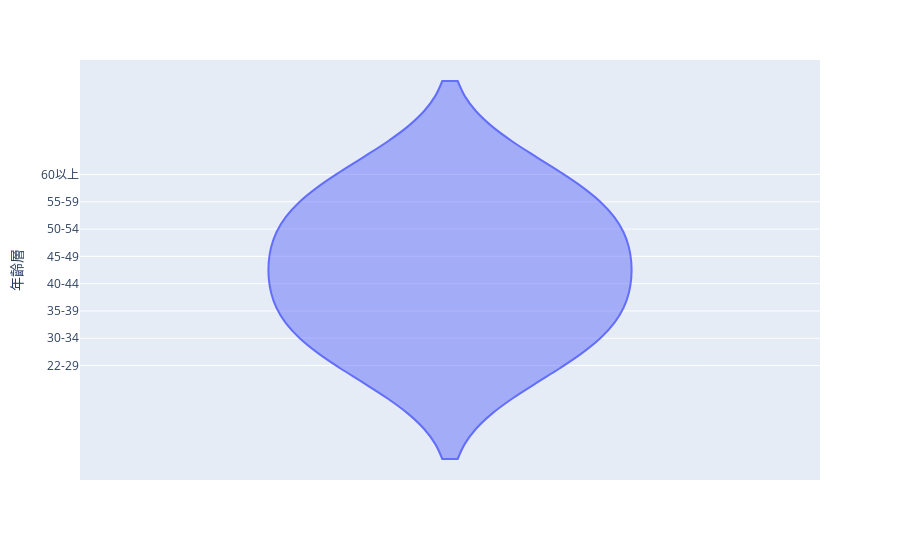

Source (notebook cell):
### Code cell
import plotly.express as px

fig = px.violin(data2, y="年齡層")
fig.show()

### Figure 1 — Plotly figure (JSON) as saved in the notebook; plotly's stock layout.template omitted (floating-point values rounded to 4 significant figures)
{"data": [{"alignmentgroup": "True", "box": {"visible": false}, "hovertemplate": "年齡層=%{y}<extra></extra>", "legendgroup": "", "marker": {"color": "#636efa"}, "name": "", "offsetgroup": "", "orientation": "v", "scalegroup": "True", "showlegend": false, "type": "violin", "x0": " ", "xaxis": "x", "y": ["22-29", "30-34", "35-39", "40-44", "45-49", "50-54", "55-59", "60以上"], "y0": " ", "yaxis": "y"}], "layout": {"legend": {"tracegroupgap": 0}, "margin": {"t": 60}, "violinmode": "group", "xaxis": {"anchor": "y", "domain": [0, 1]}, "yaxis": {"anchor": "x", "domain": [0, 1], "title": {"text": "年齡層"}}}}
